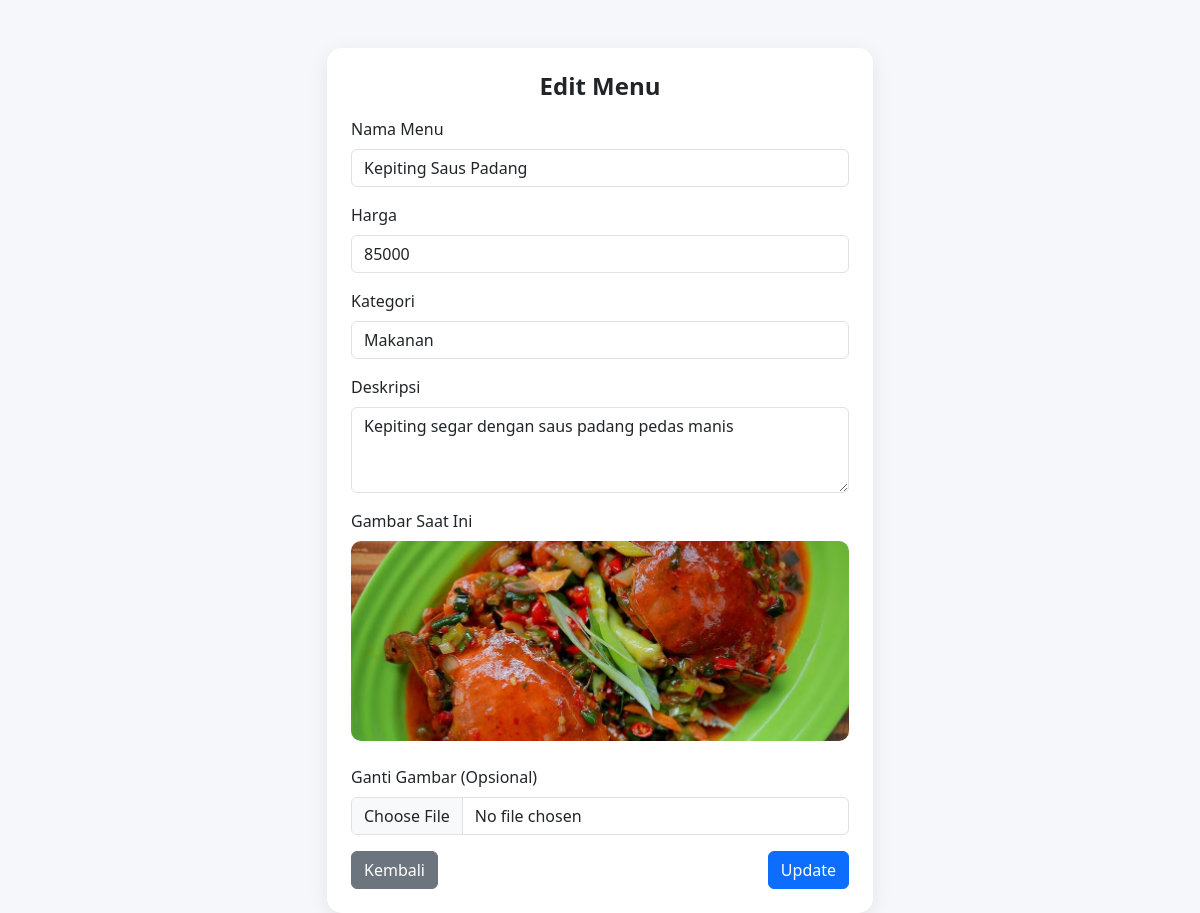
The app's page /menu/edit.php?id=2 (signed in) with its own data.
### tables this page shows
CREATE TABLE `menu` (
  `id` int(11) NOT NULL,
  `nama_menu` varchar(100) DEFAULT NULL,
  `harga` int(11) DEFAULT NULL,
  `kategori` varchar(50) DEFAULT NULL,
  `deskripsi` text DEFAULT NULL,
  `gambar` varchar(255) DEFAULT NULL
);

### menu/edit.php (the view, shortened to what this page needs)
<?php
include '../koneksi.php';
$id = $_GET['id'];
$d = mysqli_fetch_assoc(mysqli_query($conn,"SELECT * FROM menu WHERE id=$id"));
?>
<!DOCTYPE html>
<html>
<head>
<link href="https://cdn.jsdelivr.net/npm/bootstrap@5.3.0/dist/css/bootstrap.min.css" rel="stylesheet">
</head>
<body>
<div class="container mt-5">
    <div class="row justify-content-center">
        <div class="col-md-6">
            <div class="card p-4">
                <h4 class="mb-3 fw-bold text-center">Edit Menu</h4>
                <form method="POST" enctype="multipart/form-data">
                    <div class="mb-3">
                        <label class="form-label">Nama Menu</label>
                        <input type="text" name="nama" class="form-control" value="<?= $d['nama_menu']; ?>" required>
                    </div>
                    <div class="mb-3">
                        <label class="form-label">Harga</label>
                        <input type="number" name="harga" class="form-control" value="<?= $d['harga']; ?>" required>
                    </div>
                    <div class="mb-3">
                        <label class="form-label">Kategori</label>
                        <select name="kategori" class="form-control" required>
                            <option value="Makanan" <?= $d['kategori']=='Makanan' ? 'selected' : '' ?>>Makanan</option>
                        </select>
                    </div>
                    <div class="mb-3">
                        <label class="form-label">Deskripsi</label>
                        <textarea name="deskripsi" class="form-control" rows="3"><?= $d['deskripsi']; ?></textarea>
                    </div>
                    <div class="mb-3">
                        <label class="form-label">Gambar Saat Ini</label><br>
                        <img src="../uploads/<?= $d['gambar']; ?>" class="preview-img mb-2">
                    </div>
                    <div class="mb-3">
                        <label class="form-label">Ganti Gambar (Opsional)</label>
                        <input type="file" name="gambar" class="form-control" accept="image/*" onchange="previewImage(event)">
                    </div>
                    <div class="d-flex justify-content-between">
                        <a href="../dashboard.php" class="btn btn-secondary">Kembali</a>
                        <button type="submit" name="submit" class="btn btn-primary">Update</button>
                    </div>
                </form>
            </div>
        </div>
    </div>
</div>
</body>
</html>

### menu/edit.php (style rules this page uses)
body { background-color: #f5f7fb; }
.card { border: none; border-radius: 15px; box-shadow: 0 5px 20px rgba(0,0,0,0.08); }
.preview-img { width: 100%; height: 200px; object-fit: cover; border-radius: 10px; }

### records on screen
menu: nama "Kepiting Saus Padang", harga "85000", kategori "Makanan", deskripsi "Kepiting segar dengan saus padang pedas manis", gambar (picture)
